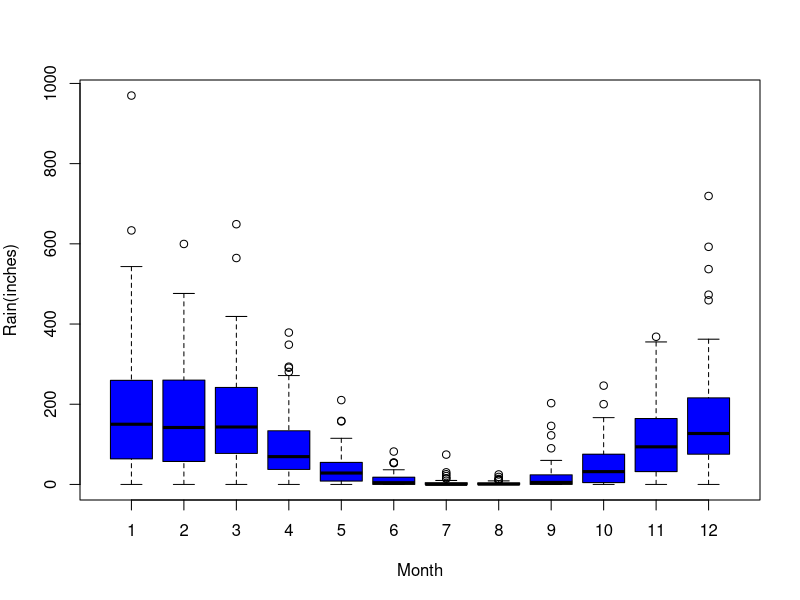
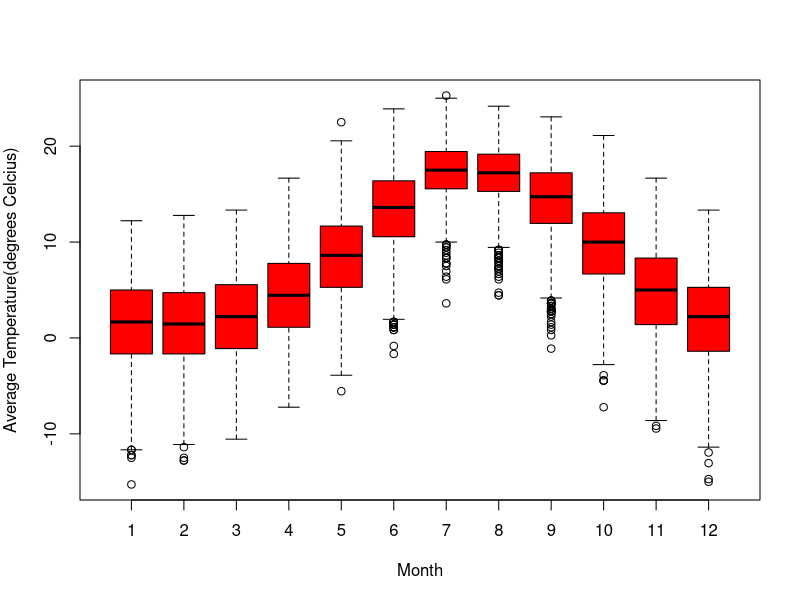
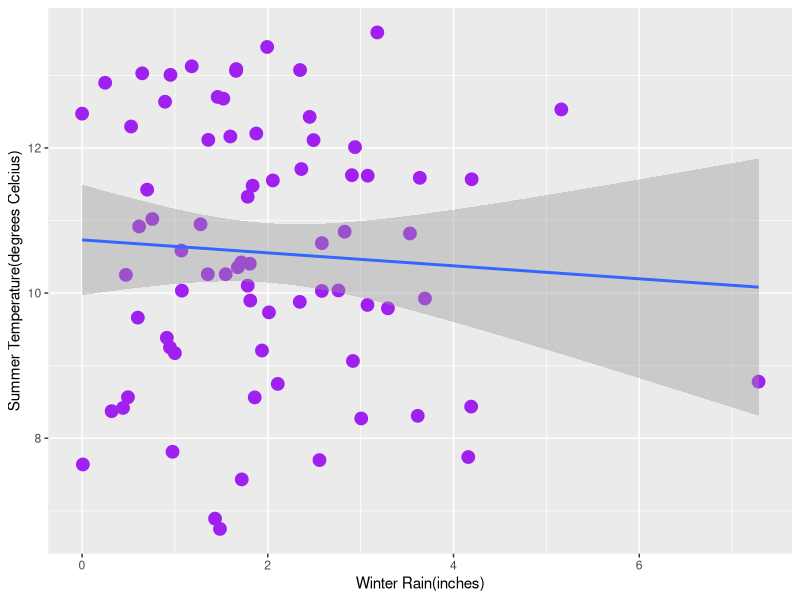

R code for these plots, in order:
## ---- chunk 1
knitr::opts_chunk$set(echo <- TRUE)
library(dplyr)
library(ggplot2)
## ---- chunk 2
climate <- read.table("clim.txt", header=TRUE)
clim.MonthlyRain <- aggregate(climate[,c("rain")], by = list(climate$month, climate$year), sum)
colnames(clim.MonthlyRain)=c("Month","Year","Rain")
par(mar=c(5,4,4,2))
boxplot(clim.MonthlyRain$Rain~clim.MonthlyRain$Month,
        ylab="Rain(inches)",
        xlab="Month", col="blue")
## ---- chunk 3
clim.tAve <- (climate$tmax + climate$tmin)/2
par(mar=c(5,4,4,2))
boxplot(clim.tAve~climate$month,
        ylab="Average Temperature(degrees Celcius)",
        xlab="Month", col="red")
## ---- chunk 4
clim.YearlyRain <- aggregate(climate[,c("rain")],by = list(climate$year), sum) 
colnames(clim.YearlyRain)=c("Year","Rain")
Wettest <- which.max(clim.YearlyRain$Rain)
clim.YearlyRain[Wettest,c("Year")]
## ---- chunk 5
Driest <- which.min(clim.YearlyRain$Rain)
clim.YearlyRain[Driest,c("Year")]
## ---- chunk 6
climate$season = ifelse(climate$month %in% c(12,1,2),1, ifelse(climate$month %in% c(3:5),2, ifelse(climate$month %in% c(6:8),3,4)))
climate.byseason = with(climate, aggregate(climate, by=list(year,season), mean))
climate.spring = subset(climate.byseason, climate.byseason$season==1)
climate.summer = subset(climate.byseason, climate.byseason$season==2)
climate.fall = subset(climate.byseason, climate.byseason$season==3)
climate.winter = subset(climate.byseason, climate.byseason$season==4)
## ---- chunk 7
WettestSeason <- which.max(climate.byseason$rain)
climate.byseason[WettestSeason,c("season")]
## ---- chunk 8
DriestSeason <- which.min(climate.byseason$rain)
climate.byseason[DriestSeason,c("season")]
## ---- chunk 9
WinterRain <- climate.winter$rain
SummerTemp <- climate.summer$tmax
  RainTemp <- ggplot(mapping=aes(x=WinterRain,y=SummerTemp))+
  geom_point(col="purple", size=4)+
  geom_smooth(method="lm")+ 
  xlab("Winter Rain(inches)")+ 
  ylab("Summer Temperature(degrees Celcius)")
    return(RainTemp)
